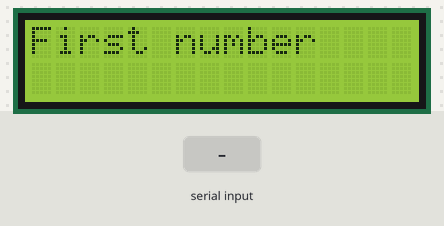
Simulated run of this sketch. Board: Arduino Uno, built with avr-gcc and run on an emulated ATmega328P. Parts: 16×2 character LCD. The inputs (shaded band) are chosen by the test bench.

Above: at 1.2 s.
1.3 s: "90/45\n" received over Serial
At 3.1 s:
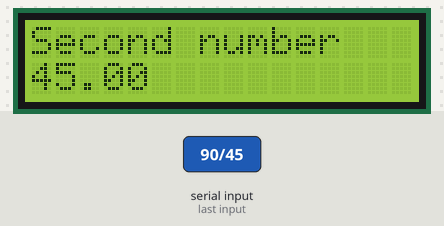
At 4.1 s:
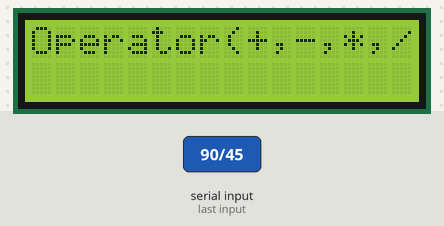
4.3 s: "+\n" received over Serial
At 5.8 s:
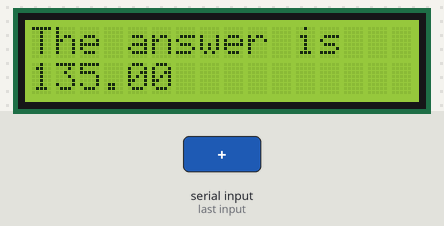
Timing chart, 0 to 7.3 s (numbered marks = the images above; inputs shaded):
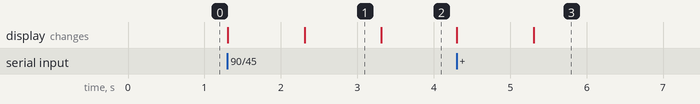

The sketch:

LCD.ino
```cpp
#include<LiquidCrystal.h>
int rs = 7;
int en = 8;
int d4 = 9;
int d5 = 10;
int d6 = 11;
int d7 = 12;
LiquidCrystal lcd(rs, en, d4, d5, d6, d7);
float number1;
float number2;
String op;
void setup()
{
  lcd.begin(16, 2);
  Serial.begin(9600);
}

void loop()
{
  lcd.setCursor(0,0);
  lcd.print("First number");
  while(Serial.available()==0);
  number1 = Serial.parseFloat();
  while(Serial.available()) Serial.read();
  lcd.setCursor(0,1);
  lcd.print(number1);
  delay(1000);
  lcd.clear();

  lcd.setCursor(0,0);
  lcd.print("Second number");
  while(Serial.available()==0);
  number2 = Serial.parseFloat();
  while(Serial.available()) Serial.read();
  lcd.setCursor(0,1);
  lcd.print(number2);
  delay(1000);
  lcd.clear();

  lcd.setCursor(0,0);
  lcd.print("Operator(+,-,*,/)");
  while(Serial.available()==0);
  op = Serial.readStringUntil('\n');
  while(Serial.available()) Serial.read();
  lcd.setCursor(0,1);
  lcd.print(op);
  delay(1000);
  lcd.clear();

  lcd.setCursor(0, 0);
  lcd.print("The answer is");
  lcd.setCursor(0, 1);
  if(op=="+") lcd.print(number1+number2);
  else if(op=="-") lcd.print(number1-number2);
  else if(op=="*") lcd.print(number1*number2);
  else if(op=="/") lcd.print(number1/number2);

  delay(2000);
  lcd.clear();
}
```

Measured:
- after the input at 1.3 s, the display: first changes at once (image 1 shows a later state)
- after the input at 4.3 s, the display: first changes at once (image 3 shows a later state)
- what the display in image 1 shows lasts 1.0 s, from 2.3 s to 3.3 s
